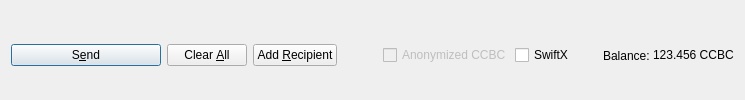
         <widget class="QFrame" name="frame_Send">
          <layout class="QHBoxLayout" name="horizontalLayout">
           <property name="bottomMargin">
            <number>0</number>
           </property>
           <item>
            <widget class="QPushButton" name="sendButton">
             <property name="minimumSize">
              <size>
               <width>150</width>
               <height>0</height>
              </size>
             </property>
             <property name="toolTip">
              <string>Confirm the send action</string>
             </property>
             <property name="text">
              <string>S&amp;end</string>
             </property>
             <property name="icon">
              <iconset resource="../ccbc.qrc">
               <normaloff>:/icons/send</normaloff>:/icons/send</iconset>
             </property>
             <property name="autoDefault">
              <bool>false</bool>
             </property>
             <property name="default">
              <bool>true</bool>
             </property>
            </widget>
           </item>
           <item>
            <widget class="QPushButton" name="clearButton">
             <property name="sizePolicy">
              <sizepolicy hsizetype="Minimum" vsizetype="Fixed">
               <horstretch>0</horstretch>
               <verstretch>0</verstretch>
              </sizepolicy>
             </property>
             <property name="toolTip">
              <string>Clear all fields of the form.</string>
             </property>
             <property name="text">
              <string>Clear &amp;All</string>
             </property>
             <property name="icon">
              <iconset resource="../ccbc.qrc">
               <normaloff>:/icons/remove</normaloff>:/icons/remove</iconset>
             </property>
             <property name="autoDefault">
              <bool>false</bool>
             </property>
            </widget>
           </item>
           <item>
            <widget class="QPushButton" name="addButton">
             <property name="toolTip">
              <string>Send to multiple recipients at once</string>
             </property>
             <property name="text">
              <string>Add &amp;Recipient</string>
             </property>
             <property name="icon">
              <iconset resource="../ccbc.qrc">
               <normaloff>:/icons/add</normaloff>:/icons/add</iconset>
             </property>
             <property name="autoDefault">
              <bool>false</bool>
             </property>
            </widget>
           </item>
           <item>
            <spacer name="horizontalSpacer">
             <property name="orientation">
              <enum>Qt::Horizontal</enum>
             </property>
             <property name="sizeHint" stdset="0">
              <size>
               <width>40</width>
               <height>20</height>
              </size>
             </property>
            </spacer>
           </item>
           <item>
            <layout class="QHBoxLayout" name="horizontalLayout_2">
             <property name="spacing">
              <number>3</number>
             </property>
             <item>
              <widget class="QCheckBox" name="checkzCCBC">
               <property name="enabled">
                <bool>false</bool>
               </property>
               <property name="text">
                <string>Anonymized CCBC</string>
               </property>
              </widget>
             </item>
             <item>
              <widget class="QCheckBox" name="checkSwiftTX">
               <property name="enabled">
                <bool>true</bool>
               </property>
               <property name="minimumSize">
                <size>
                 <width>85</width>
                 <height>0</height>
                </size>
               </property>
               <property name="text">
                <string>SwiftX</string>
               </property>
              </widget>
             </item>
             <item>
              <widget class="QLabel" name="label">
               <property name="text">
                <string>Balance:</string>
               </property>
              </widget>
             </item>
             <item>
              <widget class="QLabel" name="labelBalance">
               <property name="sizePolicy">
                <sizepolicy hsizetype="Preferred" vsizetype="Fixed">
                 <horstretch>0</horstretch>
                 <verstretch>0</verstretch>
                </sizepolicy>
               </property>
               <property name="cursor">
                <cursorShape>IBeamCursor</cursorShape>
               </property>
               <property name="text">
                <string notr="true">123.456 CCBC</string>
               </property>
               <property name="textInteractionFlags">
                <set>Qt::LinksAccessibleByMouse|Qt::TextSelectableByKeyboard|Qt::TextSelectableByMouse</set>
               </property>
              </widget>
             </item>
            </layout>
           </item>
          </layout>
         </widget>
